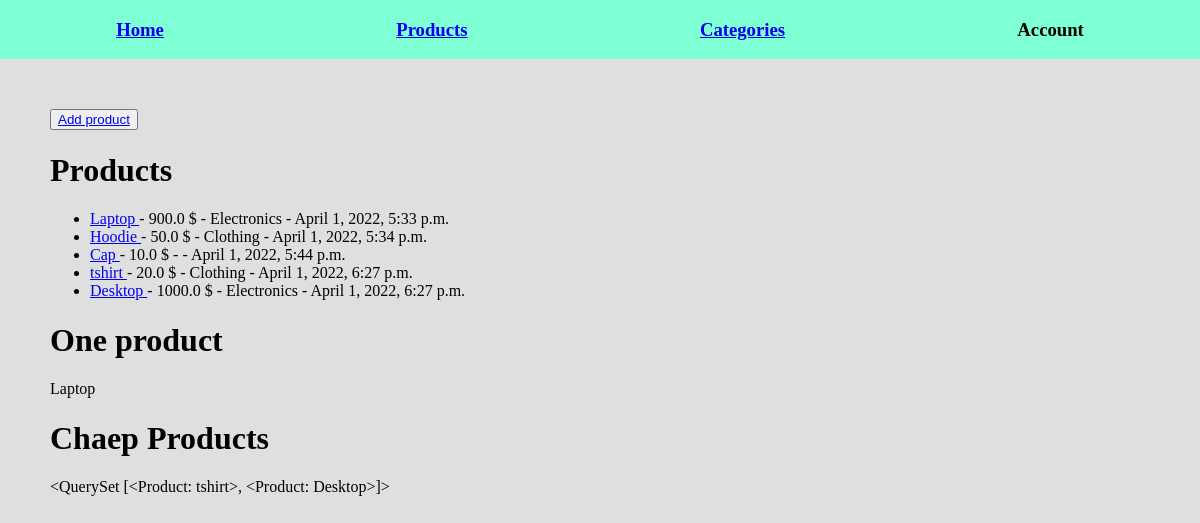
/myapp/example/, run on an earlier commit of the app's database.
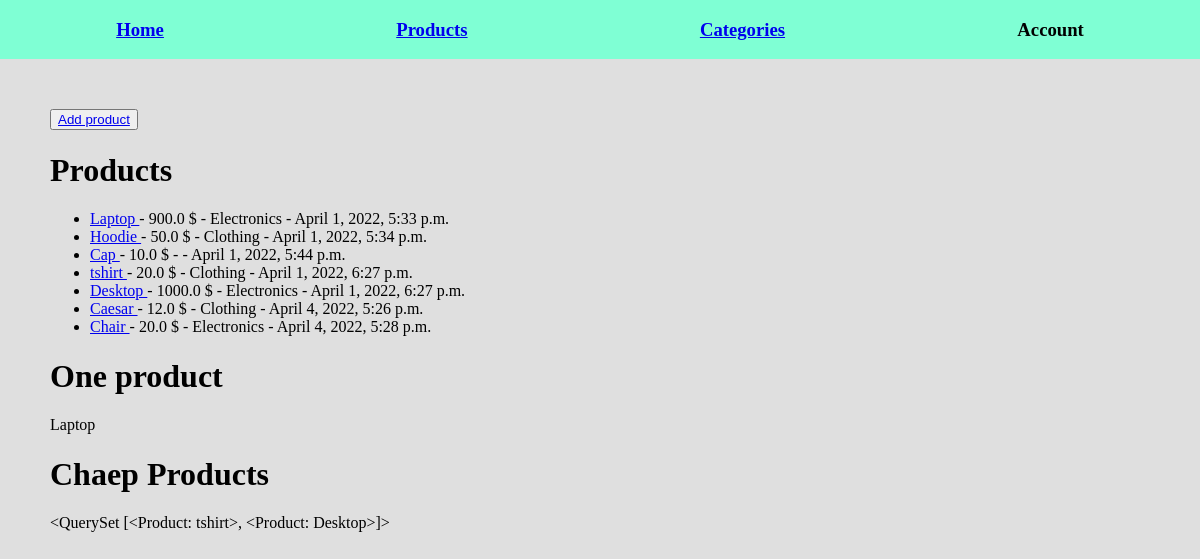
And on a later commit of the database.
### myapp/models.py (models this page shows, shortened)
class Product(models.Model):
    name =models.CharField(max_length=100)
    price = models.FloatField(blank=True, null=True)
    date_created = models.DateTimeField(auto_now=True)
    category = models.ForeignKey(Category, on_delete=models.PROTECT, blank=True, null=True)
    def __str__(self):
     return self.name

class Category(models.Model):
    name = models.CharField(max_length=100)

### myapp/views.py (the view)
# urls.py: path('example/',example, name='example'),
def example(request):
    products = Product.objects.all()
    one_product = Product.objects.get(name="Laptop")
    cheap_products = Product.objects.filter(date_created__hour=18)
    context = {
        'products':products,
        'one_product':one_product,
        'cheap_products':cheap_products,
    }
    return render(request, 'myapp/example.html',context)

### myapp/templates/myapp/example.html
{% extends 'index.html' %}
{% block content %}
<button>
    <a href="{% url 'create_new_product' %}">
        Add product
    </a>
</button>
<h1>Products</h1>
<ul>
    {% for product in products %}
    <li>
        <a href="{% url 'product' product.name %}">
            {{product.name}}
        </a>
        - {{product.price}} $ - {{product.category.name}} - {{product.date_created}}
    </li>
    {% endfor %}
</ul>
<h1>One product</h1>
<div>
    {{one_product}}
</div>
<h1>Chaep Products</h1>
<div>
    {{cheap_products}}
</div>
{% endblock %}

### templates/index.html (shortened to what this page needs)
{% load static %}
<!DOCTYPE html>
<html lang="en">
<head>
    <link rel="stylesheet" href="{% static 'css/styles.css' %}">
</head>
<body>
<div class="header">
    <h3>
        <a href="{% url 'home' %}">
            Home
        </a>
    </h3>
    <h3>
        <a href="{% url 'example' %}">
            Products
        </a>
    </h3>
    <h3>
        <a href="{% url 'test' %}">
            Categories
        </a>
    </h3>
    <h3>Account</h3>
</div>
<div class="page">
{% block content %}
{% endblock %}
</div>
</body>
</html>

### static/css/styles.css (style rules this page uses)
body { background: rgb(223, 223, 223); margin: 0; }

### templates/index.html (style rules this page uses)
.header { background-color: aquamarine; display: flex; justify-content: space-around; }
.page { margin: 50px 50px; }

What changed in the data, as far as the page shows it:
added Product: name "Caesar", price "12.0", category.name "Clothing", date_created "April 4, 2022, 5:26 p.m."
added Product: name "Chair", price "20.0", category.name "Electronics", date_created "April 4, 2022, 5:28 p.m."
